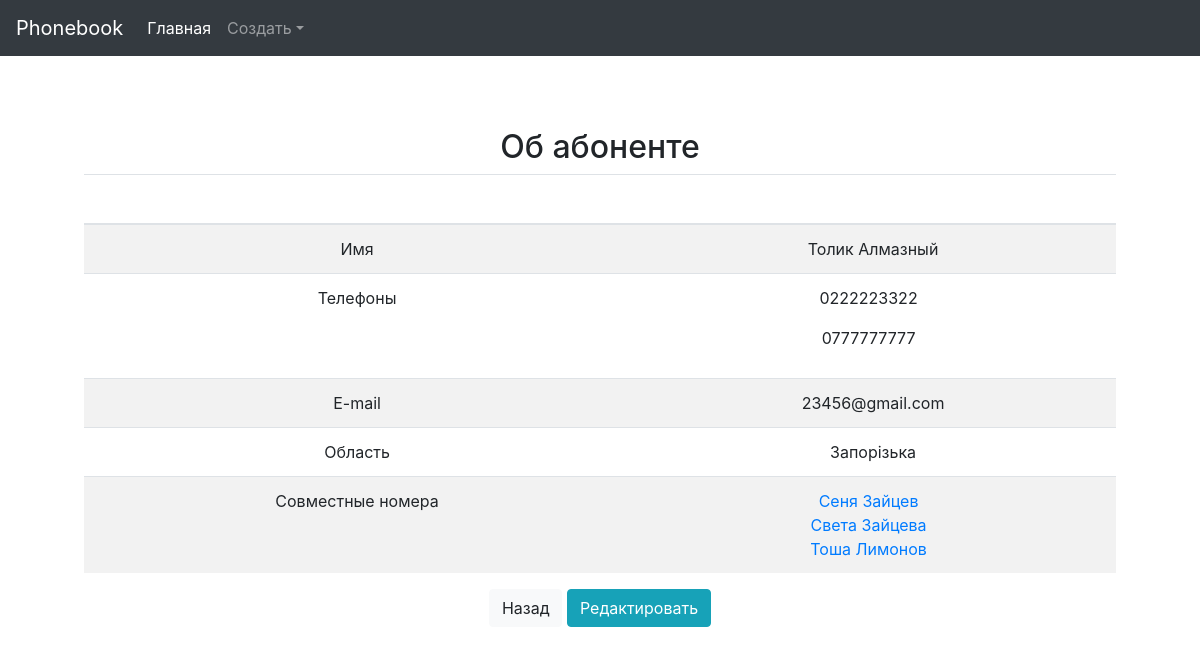
The page /detail/21/ on the database its author committed.
### subscribers/models.py (models this page shows, shortened)
class Person(models.Model):
    name = models.CharField(max_length=100, verbose_name='Имя')
    last_name = models.CharField(max_length=100, verbose_name='Фамилия')
    email = models.EmailField(unique=True)
    region = models.ForeignKey(Region, verbose_name='Область', on_delete=models.CASCADE)
    phones = models.ManyToManyField(Phone, verbose_name='Телефон')
    class Meta:
        verbose_name = 'Абонент'
        verbose_name_plural = 'Абоненты'
        ordering = ['last_name']
    def __str__(self):
        return '%s %s' % (self.last_name, self.name)

class Phone(models.Model):
    number = models.CharField(max_length=10, unique=True, )
    class Meta:
        verbose_name = 'Телефон'
        verbose_name_plural = 'Телефоны'
        ordering = ['number']
    def __str__(self):
        return str(self.number)

class Region(models.Model):
    name = models.CharField(max_length=50, verbose_name = 'Область')
    class Meta:
        verbose_name = 'Область'
        verbose_name_plural = 'области'
        ordering = ['name']

### subscribers/views.py (the view)
# urls.py: url(r'^detail/(?P<pk>\d+)/$', views.person_detail, name='detail'),
def person_detail(request, pk):
    object = get_object_or_404(Person, id=pk)
    contacts = {}
    _phones = object.phones.all()
    _names_first_level = Person.objects.filter(phones__in=_phones).exclude(id=object.id)
    print(_names_first_level)
    if _names_first_level.exists():
        for name in _names_first_level:
            contacts[name] = Person.objects.filter(phones__in=name.phones.all()).exclude(id=object.id).distinct()
    context = {
            'object': object,
            'contacts': contacts
        }
    return render(request, 'subscribers/detail.html', context)

### subscribers/templates/subscribers/detail.html (shortened to what this page needs)
{% extends 'base.html' %}
{%load staticfiles%}
{% block content %}
<div  class="container">
    <h2 class="centr"><span>Об абоненте</span></h2>
   <div class="row">
        <div class="col-md-12 mx-auto">
            <table class="table table-striped">
            <thead>
                <tr>
                    <th scope="col">&nbsp;</th>
                    <th scope="col">&nbsp;</th>
                </tr>
            </thead>
            <tbody>
                <tr>
                    <td>Имя</td>
                    <td>{{ object.name }}&nbsp;{{ object.last_name }}</td>
                </tr>
                <tr>
                    <td>Телефоны</td>
                    <td>{% for phone in object.phones.all %} <p>{{phone}} &nbsp;</p> {% endfor %}</td>
                </tr>
                <tr>
                    <td>E-mail</td>
                    <td>{{ object.email }}</td>
                </tr>
                <tr>
                    <td>Область</td>
                    <td>{{ object.region.name }}</td>
                </tr>
                <tr>
                    <td>Совместные номера</td>
                    <td>
                        {% for key, value in contacts.items %}
                            {%for val in value%}
                                <a href="{%url 'detail' pk=val.id %}">{{val.name}}&nbsp;{{val.last_name}}</a>&nbsp;&nbsp;<br/>
                            {% endfor %}
                        {% endfor %}
                    </td>
                </tr>
            </tbody>
            </table>
             <a href="{%url 'home' %}"><button type="button" class='btn btn-light ' >Назад</button></a>
             <a href="{%url 'update' pk=object.id %}"><button type="button" class='btn btn-info ' >Редактировать</button></a>
        </div>
    </div>
</div>
{% endblock %}

### static/css/starter-template.css (style rules this page uses)
body { padding-top: 5rem; }

### rows shown on the page
Person: name "Толик", last_name "Алмазный", email "23456@gmail.com", region.name "Запорізька"
Phone: number "0222223322"
Phone: number "0777777777"
Person: name "Сеня", last_name "Зайцев"
Person: name "Света", last_name "Зайцевa"
Person: name "Тоша", last_name "Лимонов"
